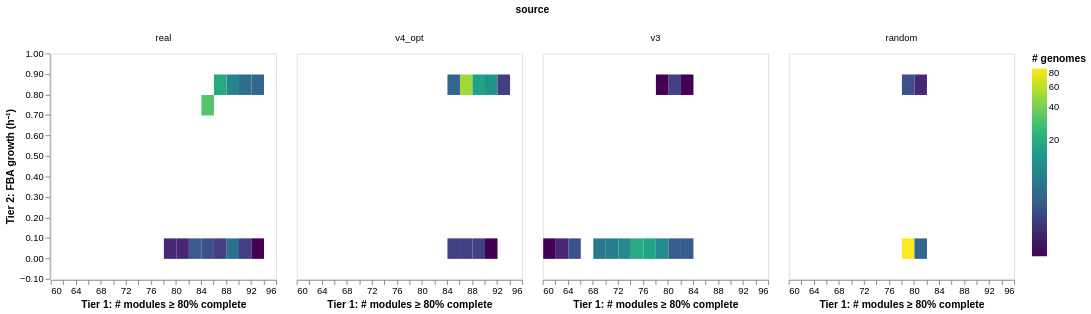

The code cell stored with this chart in its notebook:
### Code cell
_SRC_ORDER = ["real", "random", "v3", "v4_opt"]
(
    alt.Chart(joined.to_pandas())
    .mark_rect()
    .encode(
        x=alt.X(
            "n_modules_80pct:Q",
            bin=alt.Bin(maxbins=20, extent=[60, 95]),
            title="Tier 1: # modules ≥ 80% complete",
        ),
        y=alt.Y(
            "growth_rate:Q",
            bin=alt.Bin(maxbins=15, extent=[-0.05, 0.95]),
            title="Tier 2: FBA growth (h⁻¹)",
        ),
        color=alt.Color(
            "count():Q",
            scale=alt.Scale(scheme="viridis", type="symlog"),
            title="# genomes",
        ),
        tooltip=[
            alt.Tooltip("source:N"),
            alt.Tooltip("count():Q", title="n genomes"),
        ],
    )
    .properties(width=240, height=240)
    .facet(column=alt.Column("source:N", sort=_SRC_ORDER))
)

### Figure 1 — Vega-Lite specification as saved in the notebook (floating-point values rounded to 4 significant figures; data arrays with more than 128 entries replaced by an {"elided": "..."} marker saying what was removed)
{"$schema": "https://vega.github.io/schema/vega-lite/v6.4.1.json", "config": {"view": {"continuousHeight": 300, "continuousWidth": 300}}, "data": {"name": "data-62a3c3fd0dac8f731723e157176fc511"}, "datasets": {"data-62a3c3fd0dac8f731723e157176fc511": {"elided": "400 records"}}, "facet": {"column": {"field": "source", "sort": ["real", "random", "v3", "v4_opt"], "type": "nominal"}}, "spec": {"encoding": {"color": {"aggregate": "count", "scale": {"scheme": "viridis", "type": "symlog"}, "title": "# genomes", "type": "quantitative"}, "tooltip": [{"field": "source", "type": "nominal"}, {"aggregate": "count", "title": "n genomes", "type": "quantitative"}], "x": {"bin": {"extent": [60, 95], "maxbins": 20}, "field": "n_modules_80pct", "title": "Tier 1: # modules ≥ 80% complete", "type": "quantitative"}, "y": {"bin": {"extent": [-0.05, 0.95], "maxbins": 15}, "field": "growth_rate", "title": "Tier 2: FBA growth (h⁻¹)", "type": "quantitative"}}, "height": 240, "mark": {"type": "rect"}, "width": 240}, "usermeta": {"embedOptions": {}}}
